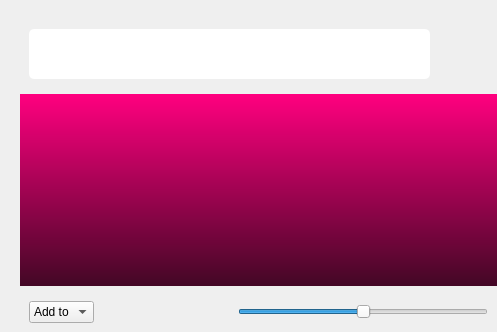
            <widget class="QWidget" name="search_page">
             <layout class="QVBoxLayout" name="verticalLayout_6">
              <property name="leftMargin">
               <number>20</number>
              </property>
              <property name="topMargin">
               <number>20</number>
              </property>
              <property name="rightMargin">
               <number>0</number>
              </property>
              <property name="bottomMargin">
               <number>0</number>
              </property>
              <item>
               <widget class="QWidget" name="widget" native="true">
                <property name="styleSheet">
                 <string notr="true">background-color: none</string>
                </property>
                <layout class="QHBoxLayout" name="horizontalLayout_4">
                 <item>
                  <widget class="QLineEdit" name="search_query_input">
                   <property name="font">
                    <font>
                     <family>Poppins</family>
                     <pointsize>15</pointsize>
                    </font>
                   </property>
                   <property name="styleSheet">
                    <string notr="true">border-radius: 5%;
padding: 10px;
background-color: rgb(255, 255, 255);
</string>
                   </property>
                  </widget>
                 </item>
                 <item>
                  <widget class="QPushButton" name="music_search_button">
                   <property name="styleSheet">
                    <string notr="true">QPushButton{
border: none;
padding: 10px;
border-radius: 10px;
}

QPushButton:hover{
background-color: rgb(136, 138, 133);
}</string>
                   </property>
                   <property name="text">
                    <string/>
                   </property>
                   <property name="icon">
                    <iconset resource="ressource.qrc">
                     <normaloff>:/ressource/icons/search.svg</normaloff>:/ressource/icons/search.svg</iconset>
                   </property>
                   <property name="iconSize">
                    <size>
                     <width>30</width>
                     <height>30</height>
                    </size>
                   </property>
                  </widget>
                 </item>
                </layout>
               </widget>
              </item>
              <item>
               <widget class="QListWidget" name="music_search_result_list">
                <property name="font">
                 <font>
                  <family>Poppins</family>
                  <pointsize>20</pointsize>
                 </font>
                </property>
                <property name="styleSheet">
                 <string notr="true">background-color: qlineargradient(spread:pad, x1:0, y1:0, x2:0, y2:1, stop:0 rgba(255, 0, 127, 255), stop:1 rgba(67, 7, 37, 255));</string>
                </property>
                <property name="frameShape">
                 <enum>QFrame::NoFrame</enum>
                </property>
                <property name="frameShadow">
                 <enum>QFrame::Plain</enum>
                </property>
                <property name="lineWidth">
                 <number>0</number>
                </property>
                <property name="iconSize">
                 <size>
                  <width>64</width>
                  <height>64</height>
                 </size>
                </property>
                <property name="resizeMode">
                 <enum>QListView::Adjust</enum>
                </property>
                <property name="layoutMode">
                 <enum>QListView::SinglePass</enum>
                </property>
                <property name="viewMode">
                 <enum>QListView::ListMode</enum>
                </property>
                <property name="selectionRectVisible">
                 <bool>false</bool>
                </property>
                <property name="sortingEnabled">
                 <bool>false</bool>
                </property>
               </widget>
              </item>
              <item>
               <widget class="QWidget" name="action_bar_search" native="true">
                <property name="styleSheet">
                 <string notr="true">*{
background-color: none;
}

QPushButton:hover{
background-color: rgb(136, 138, 133);
}</string>
                </property>
                <layout class="QHBoxLayout" name="horizontalLayout">
                 <item>
                  <widget class="QComboBox" name="add_to_button">
                   <property name="placeholderText">
                    <string/>
                   </property>
                   <item>
                    <property name="text">
                     <string>Add to</string>
                    </property>
                   </item>
                  </widget>
                 </item>
                 <item>
                  <widget class="QPushButton" name="preview_button">
                   <property name="sizePolicy">
                    <sizepolicy hsizetype="Fixed" vsizetype="Fixed">
                     <horstretch>0</horstretch>
                     <verstretch>0</verstretch>
                    </sizepolicy>
                   </property>
                   <property name="cursor">
                    <cursorShape>PointingHandCursor</cursorShape>
                   </property>
                   <property name="text">
                    <string/>
                   </property>
                   <property name="icon">
                    <iconset resource="ressource.qrc">
                     <normaloff>:/ressource/icons/play-circle.svg</normaloff>:/ressource/icons/play-circle.svg</iconset>
                   </property>
                   <property name="iconSize">
                    <size>
                     <width>40</width>
                     <height>40</height>
                    </size>
                   </property>
                   <property name="flat">
                    <bool>true</bool>
                   </property>
                  </widget>
                 </item>
                 <item>
                  <widget class="QPushButton" name="pause_button">
                   <property name="sizePolicy">
                    <sizepolicy hsizetype="Fixed" vsizetype="Fixed">
                     <horstretch>0</horstretch>
                     <verstretch>0</verstretch>
                    </sizepolicy>
                   </property>
                   <property name="cursor">
                    <cursorShape>PointingHandCursor</cursorShape>
                   </property>
                   <property name="text">
                    <string/>
                   </property>
                   <property name="icon">
                    <iconset resource="ressource.qrc">
                     <normaloff>:/ressource/icons/pause-circle.svg</normaloff>:/ressource/icons/pause-circle.svg</iconset>
                   </property>
                   <property name="iconSize">
                    <size>
                     <width>40</width>
                     <height>40</height>
                    </size>
                   </property>
                   <property name="flat">
                    <bool>true</bool>
                   </property>
                  </widget>
                 </item>
                 <item>
                  <widget class="QPushButton" name="stop_button">
                   <property name="sizePolicy">
                    <sizepolicy hsizetype="Fixed" vsizetype="Fixed">
                     <horstretch>0</horstretch>
                     <verstretch>0</verstretch>
                    </sizepolicy>
                   </property>
                   <property name="cursor">
                    <cursorShape>PointingHandCursor</cursorShape>
                   </property>
                   <property name="text">
                    <string/>
                   </property>
                   <property name="icon">
                    <iconset resource="ressource.qrc">
                     <normaloff>:/ressource/icons/stop-circle.svg</normaloff>:/ressource/icons/stop-circle.svg</iconset>
                   </property>
                   <property name="iconSize">
                    <size>
                     <width>40</width>
                     <height>40</height>
                    </size>
                   </property>
                   <property name="flat">
                    <bool>true</bool>
                   </property>
                  </widget>
                 </item>
                 <item>
                  <widget class="QSlider" name="volume_slider">
                   <property name="sizePolicy">
                    <sizepolicy hsizetype="Fixed" vsizetype="Fixed">
                     <horstretch>100</horstretch>
                     <verstretch>0</verstretch>
                    </sizepolicy>
                   </property>
                   <property name="minimumSize">
                    <size>
                     <width>250</width>
                     <height>0</height>
                    </size>
                   </property>
                   <property name="maximum">
                    <number>100</number>
                   </property>
                   <property name="singleStep">
                    <number>1</number>
                   </property>
                   <property name="value">
                    <number>50</number>
                   </property>
                   <property name="orientation">
                    <enum>Qt::Horizontal</enum>
                   </property>
                  </widget>
                 </item>
                </layout>
               </widget>
              </item>
             </layout>
            </widget>
